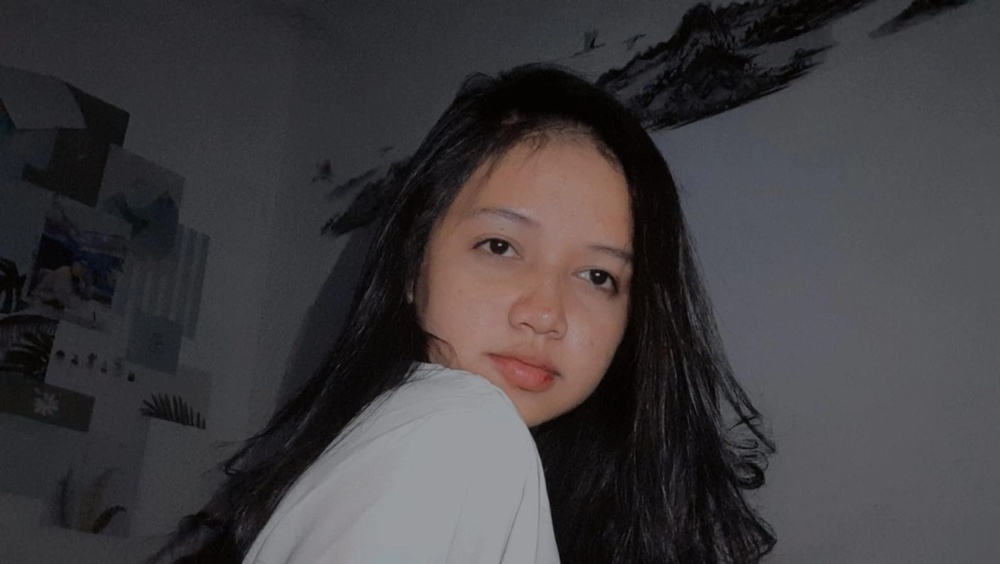
#> input picture lena.jpeg, 1000 x 564 px, shrunk from 1593 x 899 before the run
$ python Low_Pass.py
#> lines starting #> are read from the running program, lines starting #| are printed output that depends on the picture
import numpy as np
import cv2
from matplotlib import pyplot as plt

img = cv2.imread('lena.jpeg',0)
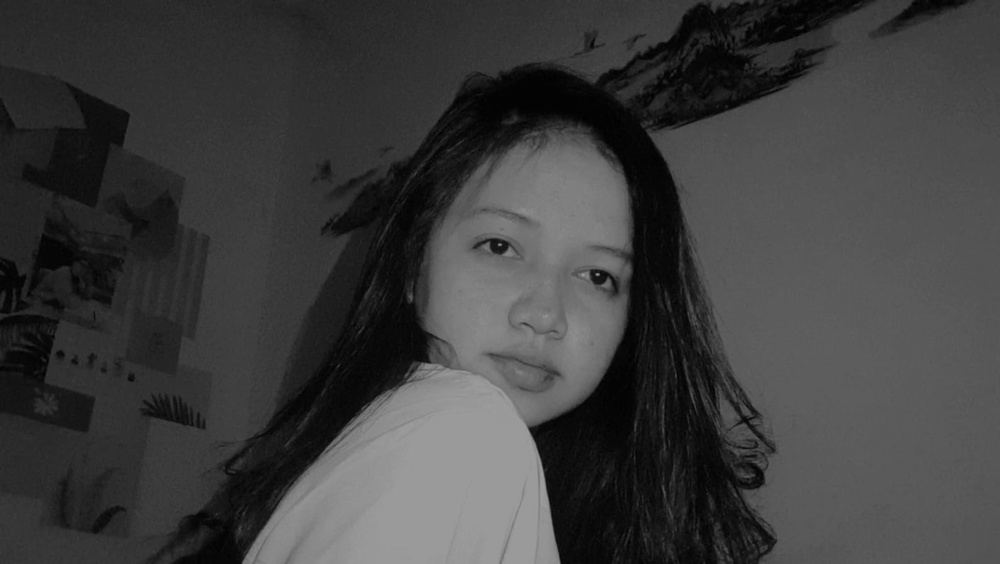
#> img: shape (564, 1000); min 0, max 159, mean 62
dft = cv2.dft(np.float32(img),flags = cv2.DFT_COMPLEX_OUTPUT)
dft_shift = np.fft.fftshift(dft)

magnitude_spectrum = 20*np.log(cv2.magnitude(dft_shift[:,:,0],dft_shift[:,:,1]))
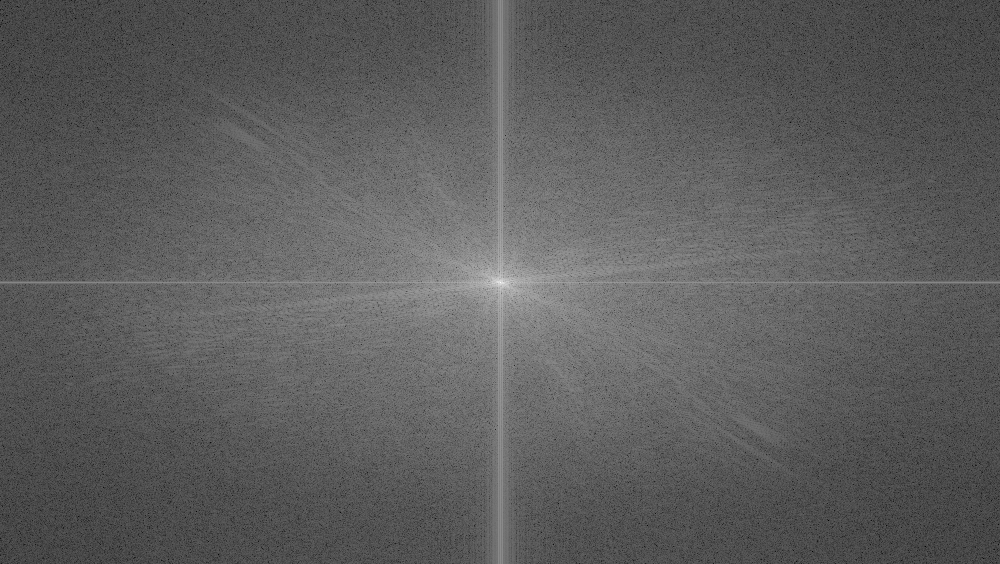
#> magnitude_spectrum: shape (564, 1000) float32; min 14.07, max 347.4, mean 135.9; drawn with min black and max white

rows, cols = img.shape
#> rows = 564; cols = 1000
crow,ccol = int(rows/2) , int(cols/2)
#> crow = 282; ccol = 500
# create a mask first, center square is 1, remaining all zeros
mask = np.zeros((rows,cols,2),np.uint8)
mask[crow-30:crow+30, ccol-30:ccol+30] = 1
# apply mask and inverse DFT
fshift = dft_shift*mask
f_ishift = np.fft.ifftshift(fshift)
img_back = cv2.idft(f_ishift)
img_back = cv2.magnitude(img_back[:,:,0],img_back[:,:,1])
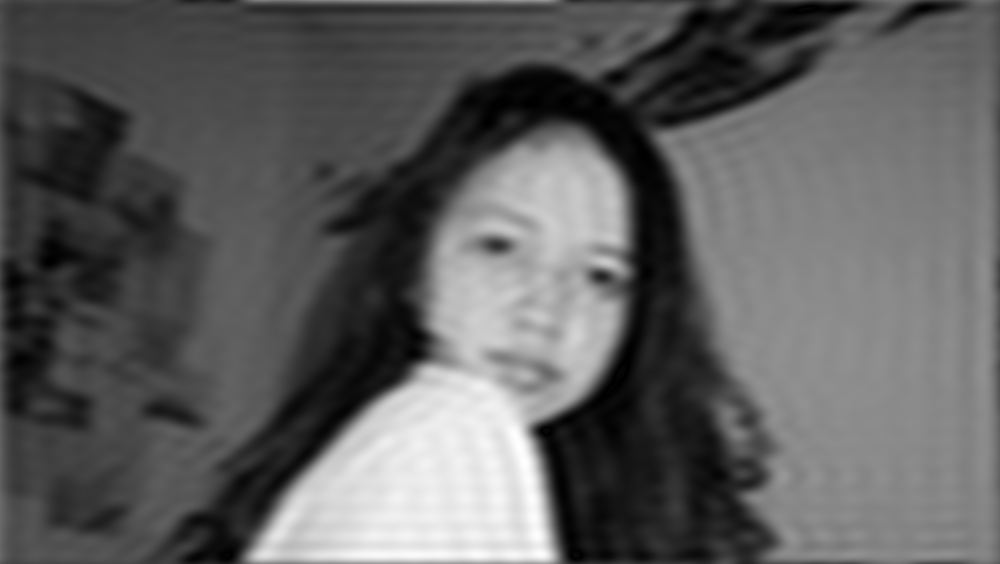
#> img_back: shape (564, 1000) float32; min 29960.5, max 94022760, mean 34981596; drawn with min black and max white

plt.subplot(121),plt.imshow(img, cmap = 'gray')
plt.title('Input Image'), plt.xticks([]), plt.yticks([])
plt.subplot(122),plt.imshow(img_back, cmap = 'gray')
plt.title('Magnitude Spectrum'), plt.xticks([]), plt.yticks([])
plt.show()
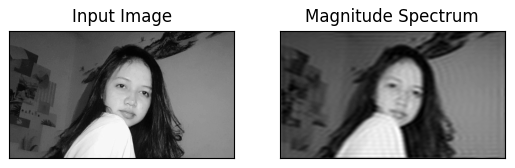
#> figure drawn by matplotlib, 2 panels
